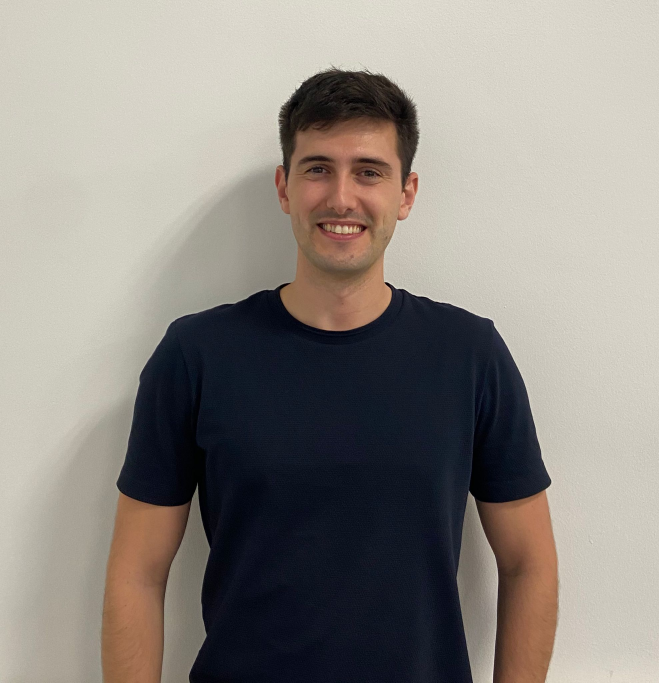
#> input picture gorka.jpeg, 1977 x 2048 px (shown at 1/3 size); its folder holds only this picture in this run
$ python -i practica_2.py   (imports and definitions only)
#> lines starting #> are read from the running program, lines starting #| are printed output that depends on the picture; after the words box and inside, x2 and y2 are one past the last pixel; in counts of white or black regions, pixels touching at a corner belong together
import cv2
import numpy as np
import tkinter as tk
from tkinter import Scale

# Función para actualizar los valores cuando los controles deslizantes cambian
def update_values():
    global limite_bajo, limite_alto, gauss, xy
    limite_bajo = limite_bajo_slider.get()
    limite_alto = limite_alto_slider.get()
    gauss = gauss_slider.get()
    xy = xy_slider.get()

    # Asegurarse de que el valor de gauss sea impar
    gauss = max(1, gauss) if gauss % 2 == 0 else gauss

    # Procesar la imagen con los nuevos valores
    process_image()

# Función para procesar la imagen con los valores actuales
def process_image():
    img = cv2.pyrDown(cv2.imread("gorka.jpeg", cv2.IMREAD_UNCHANGED))
    img = cv2.resize(img, (600, 600))
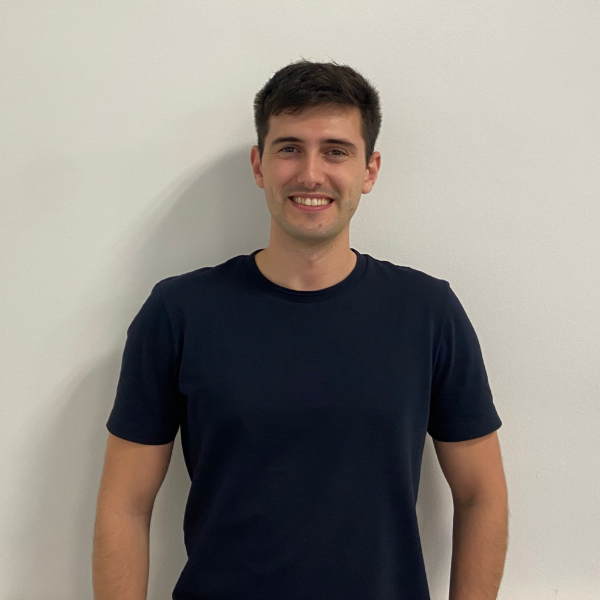
#> img: shape (600, 600, 3); mean B, G, R 130.6, 136.9, 142.4

    blurred = cv2.GaussianBlur(img, (gauss, gauss), xy, xy)
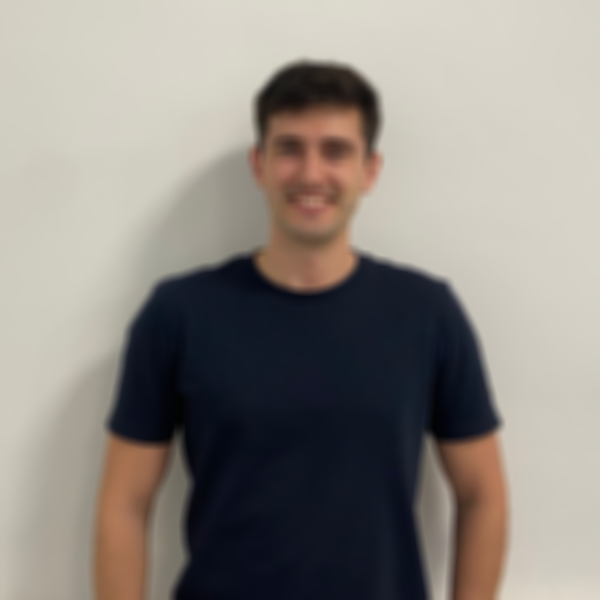
#> blurred: shape (600, 600, 3); mean B, G, R 130.6, 136.9, 142.4
    mask = cv2.inRange(cv2.cvtColor(blurred, cv2.COLOR_BGR2GRAY), limite_bajo, limite_alto)
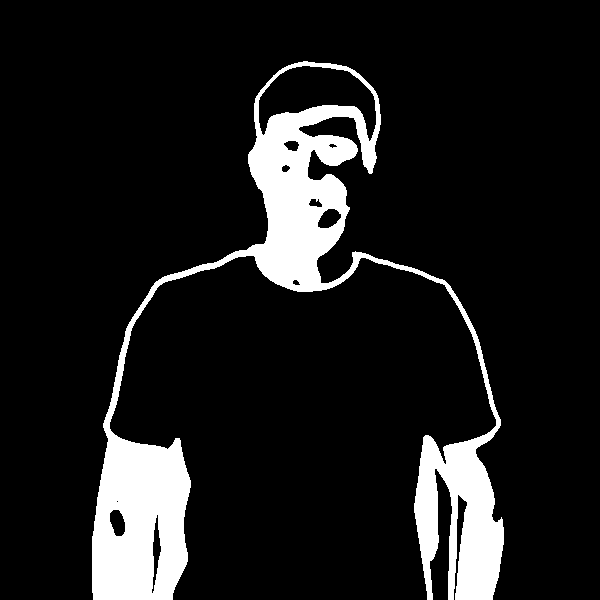
#> mask: shape (600, 600); 11.3% white; 1 white region, box (x1, y1, x2, y2) and area: (92, 61, 504, 600) 40555

    frame = cv2.bitwise_and(img, img, mask=mask)
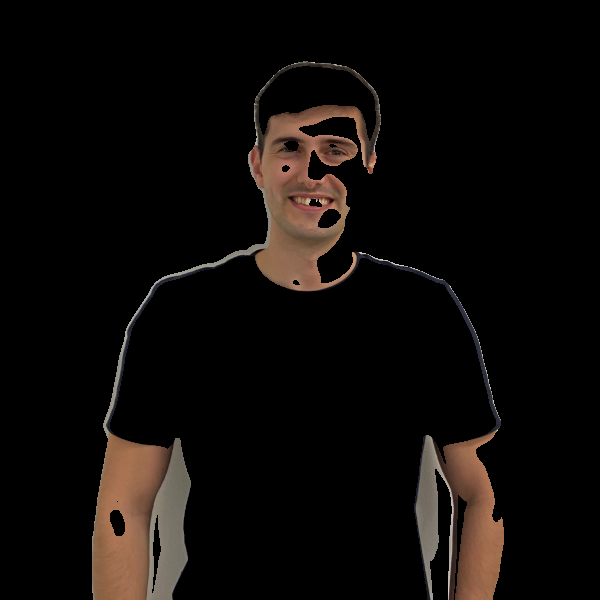
#> frame: shape (600, 600, 3); mean B, G, R 8.9, 11, 14.5

    # Mostrar la imagen en una ventana
    cv2.imshow("hull", frame)
    cv2.waitKey(1)

# Crear la ventana de control
# [2 lines not run here, left out]

# Crear controles deslizantes para ajustar los valores
# [1 line that did not run here, left out]
# [1 line that did not run here, left out]
# [1 line that did not run here, left out]
# [1 line that did not run here, left out]

# [10 lines not run here, left out]

# Establecer los valores iniciales
limite_bajo = 60
limite_alto = 130
gauss = 11
xy = 25

# [13 lines not run here, left out]

>>> result = process_image()
